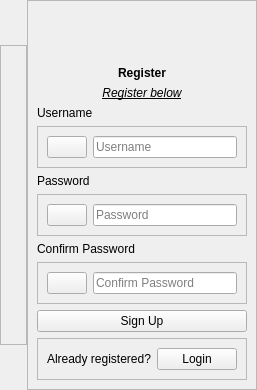
                <widget class="QWidget" name="signUpPage">
                 <layout class="QHBoxLayout" name="horizontalLayout_14">
                  <property name="spacing">
                   <number>0</number>
                  </property>
                  <property name="leftMargin">
                   <number>0</number>
                  </property>
                  <property name="topMargin">
                   <number>0</number>
                  </property>
                  <property name="rightMargin">
                   <number>0</number>
                  </property>
                  <property name="bottomMargin">
                   <number>0</number>
                  </property>
                  <item>
                   <widget class="QFrame" name="frame_11">
                    <property name="maximumSize">
                     <size>
                      <width>300</width>
                      <height>300</height>
                     </size>
                    </property>
                    <property name="frameShape">
                     <enum>QFrame::StyledPanel</enum>
                    </property>
                    <property name="frameShadow">
                     <enum>QFrame::Raised</enum>
                    </property>
                    <layout class="QVBoxLayout" name="verticalLayout_10">
                     <item>
                      <widget class="QLabel" name="label_16">
                       <property name="text">
                        <string/>
                       </property>
                       <property name="pixmap">
                        <pixmap resource="QSS/QSS_Resources.qrc">:/images/images/1.png</pixmap>
                       </property>
                       <property name="scaledContents">
                        <bool>true</bool>
                       </property>
                      </widget>
                     </item>
                    </layout>
                   </widget>
                  </item>
                  <item>
                   <widget class="QFrame" name="frame_7">
                    <property name="maximumSize">
                     <size>
                      <width>300</width>
                      <height>16777215</height>
                     </size>
                    </property>
                    <property name="frameShape">
                     <enum>QFrame::StyledPanel</enum>
                    </property>
                    <property name="frameShadow">
                     <enum>QFrame::Raised</enum>
                    </property>
                    <layout class="QVBoxLayout" name="verticalLayout_9">
                     <item alignment="Qt::AlignHCenter">
                      <widget class="QLabel" name="label_11">
                       <property name="minimumSize">
                        <size>
                         <width>50</width>
                         <height>50</height>
                        </size>
                       </property>
                       <property name="maximumSize">
                        <size>
                         <width>50</width>
                         <height>50</height>
                        </size>
                       </property>
                       <property name="text">
                        <string/>
                       </property>
                       <property name="pixmap">
                        <pixmap resource="QSS/QSS_Resources.qrc">:/icons/Icons/user.png</pixmap>
                       </property>
                       <property name="scaledContents">
                        <bool>true</bool>
                       </property>
                      </widget>
                     </item>
                     <item>
                      <widget class="QLabel" name="label_12">
                       <property name="font">
                        <font>
                         <weight>75</weight>
                         <bold>true</bold>
                        </font>
                       </property>
                       <property name="text">
                        <string>Register</string>
                       </property>
                       <property name="alignment">
                        <set>Qt::AlignCenter</set>
                       </property>
                      </widget>
                     </item>
                     <item>
                      <widget class="QLabel" name="registerResponse">
                       <property name="font">
                        <font>
                         <italic>true</italic>
                         <underline>true</underline>
                        </font>
                       </property>
                       <property name="text">
                        <string>Register below</string>
                       </property>
                       <property name="alignment">
                        <set>Qt::AlignCenter</set>
                       </property>
                       <property name="wordWrap">
                        <bool>true</bool>
                       </property>
                      </widget>
                     </item>
                     <item>
                      <widget class="QLabel" name="label_13">
                       <property name="text">
                        <string>Username</string>
                       </property>
                      </widget>
                     </item>
                     <item>
                      <widget class="QFrame" name="frame_8">
                       <property name="frameShape">
                        <enum>QFrame::StyledPanel</enum>
                       </property>
                       <property name="frameShadow">
                        <enum>QFrame::Raised</enum>
                       </property>
                       <layout class="QHBoxLayout" name="horizontalLayout_11">
                        <item>
                         <widget class="QPushButton" name="pushButton_7">
                          <property name="text">
                           <string/>
                          </property>
                          <property name="icon">
                           <iconset resource="QSS/QSS_Resources.qrc">
                            <normaloff>:/icons/Icons/edit.png</normaloff>:/icons/Icons/edit.png</iconset>
                          </property>
                         </widget>
                        </item>
                        <item>
                         <widget class="QLineEdit" name="signup_username">
                          <property name="placeholderText">
                           <string>Username</string>
                          </property>
                         </widget>
                        </item>
                       </layout>
                      </widget>
                     </item>
                     <item>
                      <widget class="QLabel" name="label_14">
                       <property name="text">
                        <string>Password</string>
                       </property>
                      </widget>
                     </item>
                     <item>
                      <widget class="QFrame" name="frame_9">
                       <property name="frameShape">
                        <enum>QFrame::StyledPanel</enum>
                       </property>
                       <property name="frameShadow">
                        <enum>QFrame::Raised</enum>
                       </property>
                       <layout class="QHBoxLayout" name="horizontalLayout_12">
                        <item>
                         <widget class="QPushButton" name="show_hide_signup_password">
                          <property name="text">
                           <string/>
                          </property>
                          <property name="icon">
                           <iconset resource="QSS/QSS_Resources.qrc">
                            <normaloff>:/icons/Icons/eye-off.png</normaloff>:/icons/Icons/eye-off.png</iconset>
                          </property>
                         </widget>
                        </item>
                        <item>
                         <widget class="QLineEdit" name="signup_password">
                          <property name="echoMode">
                           <enum>QLineEdit::Password</enum>
                          </property>
                          <property name="placeholderText">
                           <string>Password</string>
                          </property>
                         </widget>
                        </item>
                       </layout>
                      </widget>
                     </item>
                     <item>
                      <widget class="QLabel" name="label_17">
                       <property name="text">
                        <string>Confirm Password</string>
                       </property>
                      </widget>
                     </item>
                     <item>
                      <widget class="QFrame" name="frame_12">
                       <property name="frameShape">
                        <enum>QFrame::StyledPanel</enum>
                       </property>
                       <property name="frameShadow">
                        <enum>QFrame::Raised</enum>
                       </property>
                       <layout class="QHBoxLayout" name="horizontalLayout_15">
                        <item>
                         <widget class="QPushButton" name="show_hide_signup_conf_password">
                          <property name="text">
                           <string/>
                          </property>
                          <property name="icon">
                           <iconset resource="QSS/QSS_Resources.qrc">
                            <normaloff>:/icons/Icons/eye-off.png</normaloff>:/icons/Icons/eye-off.png</iconset>
                          </property>
                         </widget>
                        </item>
                        <item>
                         <widget class="QLineEdit" name="signup_conf_password">
                          <property name="echoMode">
                           <enum>QLineEdit::Password</enum>
                          </property>
                          <property name="placeholderText">
                           <string>Confirm Password</string>
                          </property>
                         </widget>
                        </item>
                       </layout>
                      </widget>
                     </item>
                     <item>
                      <widget class="QPushButton" name="signup_btn">
                       <property name="text">
                        <string>Sign Up</string>
                       </property>
                      </widget>
                     </item>
                     <item>
                      <widget class="QFrame" name="frame_10">
                       <property name="frameShape">
                        <enum>QFrame::StyledPanel</enum>
                       </property>
                       <property name="frameShadow">
                        <enum>QFrame::Raised</enum>
                       </property>
                       <layout class="QHBoxLayout" name="horizontalLayout_13">
                        <item>
                         <widget class="QLabel" name="label_15">
                          <property name="text">
                           <string>Already registered?</string>
                          </property>
                         </widget>
                        </item>
                        <item>
                         <widget class="QPushButton" name="loginBtn">
                          <property name="text">
                           <string>Login</string>
                          </property>
                         </widget>
                        </item>
                       </layout>
                      </widget>
                     </item>
                    </layout>
                   </widget>
                  </item>
                 </layout>
                </widget>
